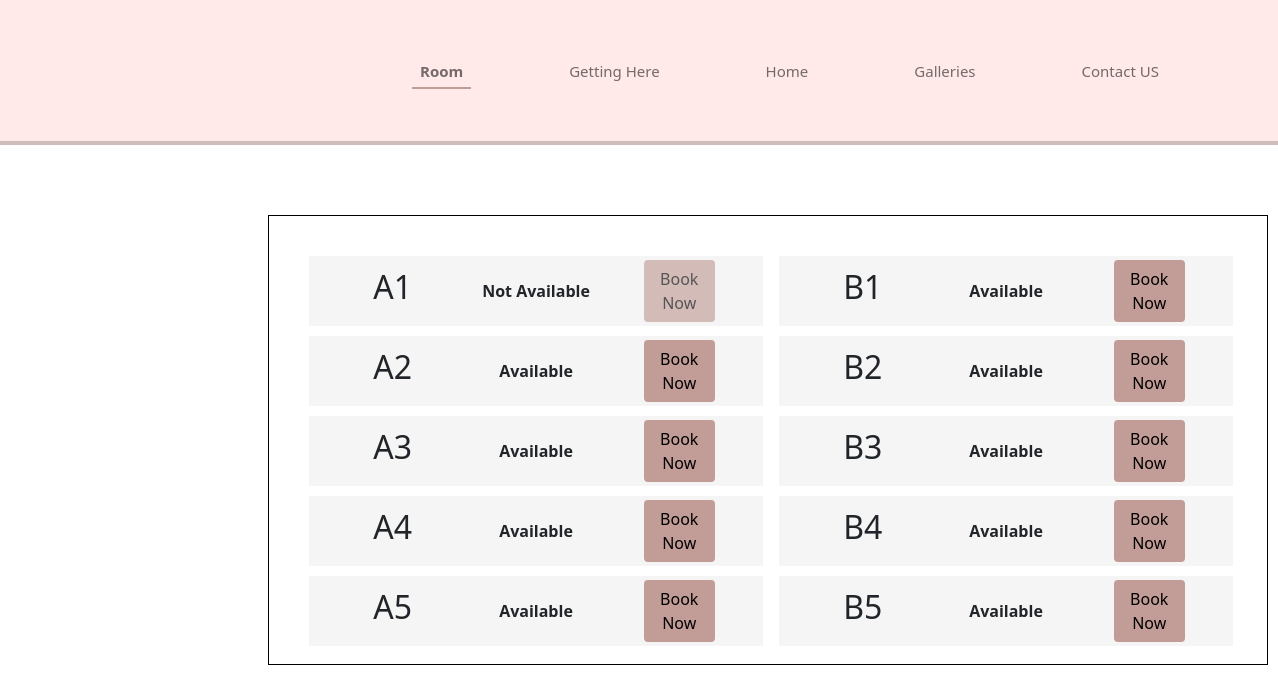
The app's page /user/room.php with its own data.
### tables this page shows
CREATE TABLE `kamar` (
  `id_kamar` int(11) NOT NULL,
  `nomer_kamar` varchar(50) NOT NULL,
  `status` enum('Available','Not Available') DEFAULT 'Available',
  `start_date` date DEFAULT NULL,
  `end_date` date DEFAULT NULL,
  `price` varchar(50) DEFAULT NULL,
  `tenant_name` varchar(100) DEFAULT NULL
);

### user/room.php (the view, shortened to what this page needs)
<?php
include '../proses/koneksi.php';
$query = "SELECT * FROM kamar ORDER BY nomer_kamar ASC";
$result = mysqli_query($koneksi, $query);
$rooms = [];
while ($row = mysqli_fetch_assoc($result)) {
    $rooms[$row['nomer_kamar']] = $row;
}
$room_ids = [
    ['A1', 'B1'],
    ['A2', 'B2'],
    ['A3', 'B3'],
    ['A4', 'B4'],
    ['A5', 'B5'],
];
?>
<!DOCTYPE html>
<html lang="en">
<head>
  <link href="https://cdn.jsdelivr.net/npm/bootstrap@5.0.2/dist/css/bootstrap.min.css" rel="stylesheet"
>
</head>
<body>
    <nav class="navbar navbar-expand-lg navbar-light" style="background-color: #FFE9E9; height: 145px; border-bottom: 4px solid rgba(0, 0, 0, 0.188);">
        <div class="container-fluid">
          <div class="collapse navbar-collapse" id="navbarSupportedContent" style="margin-left: 400px;">
            <ul class="navbar-nav me-auto mb-2 mb-lg-0">
              <li class="nav-item">
                <a class="nav-link active-page" aria-current="page" href="room.php" style=" font-size: 15px;">Room</a>
              </li>
              <li class="nav-item">
                <a class="nav-link" aria-current="page" href="getting-here.html" style=" font-size: 15px;">Getting Here</a>
              </li>
              <li class="nav-item">
                <a class="nav-link" aria-current="page" href="home.php" style=" font-size: 15px;">Home</a>
              </li>
              <li class="nav-item">
                <a class="nav-link" aria-current="page" href="galeries.html" style=" font-size: 15px;">Galleries</a>
              </li>
              <li class="nav-item">
                <a class="nav-link" aria-current="page" href="contactus.html" style=" font-size: 15px;">Contact US</a>
              </li>
            </ul>
          </div>
        </div>
    </nav>
  <div style="border: 1px solid black; width: 1000px; height: 450px; align-items: center; margin-left: 268px; margin-top: 70px; text-align: center; padding: 30px;">
    <?php foreach ($room_ids as $row): ?>
      <div class="row align-items-start" style="margin-left: 10px; margin-top: 10px;">
        <?php foreach ($row as $room_id):
          $room = isset($rooms[$room_id]) ? $rooms[$room_id] : null;
          $status = $room ? $room['status'] : 'Unknown';
          $is_available = strtolower($status) === 'available';
        ?>
        <div class="col me-3" style="height: 70px; background-color: #F5F5F5;">
          <div class="container d-flex justify-content-center align-items-center h-100">
            <div class="row w-100 align-items-center">
              <div class="col-3 d-flex justify-content-center align-items-center">
                <h2><?= htmlspecialchars($room_id) ?></h2>
              </div>
              <div class="col-6 d-flex justify-content-center align-items-center">
                <p style="margin:0; font-weight:bold;"><?= htmlspecialchars($status) ?></p>
              </div>
              <div class="col-3 d-flex justify-content-center align-items-center">
                <?php if ($is_available): ?>
                  <a href="reservasi.php?room=<?= urlencode($room_id) ?>">
                    <button type="button" class="btn btn-custom" style="background-color: #C29D97;">Book Now</button>
                  </a>
                <?php else: ?>
                  <button type="button" class="btn btn-custom" style="background-color: #C29D97;" disabled>Book Now</button>
                <?php endif; ?>
              </div>
            </div>
          </div>
        </div>
        <?php endforeach; ?>
      </div>
    <?php endforeach; ?>
  </div>
</body>
</html>

### user/room.php (style rules this page uses)
.nav-link { font-size: 15px; padding-bottom: 5px; transition: all 0.2s ease; border-bottom: 2px solid transparent; }
.nav-link.active-page { border-bottom: 2px solid #C29D97; font-weight: bold; }
.nav-item { margin-right: 90px; }
.btn-custom { background-color: #C29D97; color: black; }

### records on screen
kamar: room_id "A1", status "Not Available", shows "Book Now"
kamar: status "Available"
kamar: status "Available"
kamar: status "Available"
kamar: status "Available"
kamar: status "Available"
kamar: status "Available"
kamar: status "Available"
kamar: status "Available"
kamar: status "Available"

### other values on screen
$room_id "B1"
$room_id "A2"
$room_id "B2"
$room_id "A3"
$room_id "B3"
$room_id "A4"
$room_id "B4"
$room_id "A5"
$room_id "B5"
